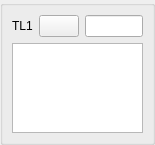
<ui version="4.0" >
 <class>MeasureGUI_1Sel1TextView_QTD</class>
 <widget class="QWidget" name="MeasureGUI_1Sel1TextView_QTD" >
  <property name="geometry" >
   <rect>
    <x>0</x>
    <y>0</y>
    <width>155</width>
    <height>145</height>
   </rect>
  </property>
  <property name="windowTitle" >
   <string/>
  </property>
  <layout class="QGridLayout" >
   <property name="margin" >
    <number>0</number>
   </property>
   <property name="spacing" >
    <number>6</number>
   </property>
   <item row="0" column="0" >
    <widget class="QGroupBox" name="GroupBox1" >
     <property name="title" >
      <string/>
     </property>
     <layout class="QGridLayout" >
      <property name="margin" >
       <number>9</number>
      </property>
      <property name="spacing" >
       <number>6</number>
      </property>
      <item row="0" column="2" >
       <widget class="QLineEdit" name="LineEdit1" />
      </item>
      <item row="1" column="0" colspan="3" >
       <widget class="QTextBrowser" name="TextView1" />
      </item>
      <item row="0" column="1" >
       <widget class="QPushButton" name="PushButton1" >
        <property name="sizePolicy" >
         <sizepolicy>
          <hsizetype>0</hsizetype>
          <vsizetype>0</vsizetype>
          <horstretch>0</horstretch>
          <verstretch>0</verstretch>
         </sizepolicy>
        </property>
        <property name="text" >
         <string/>
        </property>
       </widget>
      </item>
      <item row="0" column="0" >
       <widget class="QLabel" name="TextLabel1" >
        <property name="text" >
         <string>TL1</string>
        </property>
       </widget>
      </item>
     </layout>
    </widget>
   </item>
  </layout>
 </widget>
 <tabstops>
  <tabstop>PushButton1</tabstop>
  <tabstop>LineEdit1</tabstop>
  <tabstop>TextView1</tabstop>
 </tabstops>
 <resources/>
 <connections/>
</ui>
